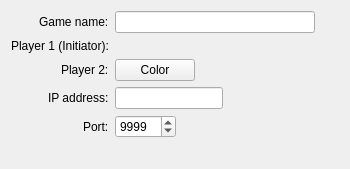
<?xml version="1.0" encoding="UTF-8"?>
<ui version="4.0">
 <class>NetworkGameView</class>
 <widget class="QWidget" name="NetworkGameView">
  <property name="geometry">
   <rect>
    <x>0</x>
    <y>0</y>
    <width>350</width>
    <height>169</height>
   </rect>
  </property>
  <property name="windowTitle">
   <string>Form</string>
  </property>
  <layout class="QGridLayout" name="gridLayout">
   <item row="0" column="0">
    <layout class="QFormLayout" name="formLayout">
     <property name="fieldGrowthPolicy">
      <enum>QFormLayout::FieldsStayAtSizeHint</enum>
     </property>
     <property name="labelAlignment">
      <set>Qt::AlignRight|Qt::AlignTrailing|Qt::AlignVCenter</set>
     </property>
     <property name="horizontalSpacing">
      <number>6</number>
     </property>
     <item row="0" column="0">
      <widget class="QLabel" name="gameNameLabel">
       <property name="text">
        <string>Game name:</string>
       </property>
      </widget>
     </item>
     <item row="0" column="1">
      <widget class="QLineEdit" name="gameNameLineEdit">
       <property name="sizePolicy">
        <sizepolicy hsizetype="Expanding" vsizetype="Fixed">
         <horstretch>0</horstretch>
         <verstretch>0</verstretch>
        </sizepolicy>
       </property>
       <property name="minimumSize">
        <size>
         <width>200</width>
         <height>0</height>
        </size>
       </property>
      </widget>
     </item>
     <item row="1" column="0">
      <widget class="QLabel" name="player1Label">
       <property name="text">
        <string>Player 1 (Initiator):</string>
       </property>
      </widget>
     </item>
     <item row="1" column="1">
      <widget class="PlayerConfView" name="player1Conf" native="true"/>
     </item>
     <item row="2" column="0">
      <widget class="QLabel" name="player2Label">
       <property name="text">
        <string>Player 2:</string>
       </property>
      </widget>
     </item>
     <item row="2" column="1">
      <widget class="ColorButton" name="player2ColorButton">
       <property name="text">
        <string>Color</string>
       </property>
      </widget>
     </item>
     <item row="3" column="0">
      <widget class="QLabel" name="ipAddressLabel">
       <property name="text">
        <string>IP address:</string>
       </property>
      </widget>
     </item>
     <item row="3" column="1">
      <widget class="QLineEdit" name="ipAddressLineEdit"/>
     </item>
     <item row="4" column="0">
      <widget class="QLabel" name="portLabel">
       <property name="text">
        <string>Port:</string>
       </property>
       <property name="alignment">
        <set>Qt::AlignLeading|Qt::AlignLeft|Qt::AlignVCenter</set>
       </property>
      </widget>
     </item>
     <item row="4" column="1">
      <widget class="QSpinBox" name="portSpinButton">
       <property name="minimum">
        <number>1025</number>
       </property>
       <property name="maximum">
        <number>65535</number>
       </property>
       <property name="value">
        <number>9999</number>
       </property>
      </widget>
     </item>
    </layout>
   </item>
  </layout>
 </widget>
 <customwidgets>
  <customwidget>
   <class>PlayerConfView</class>
   <extends>QWidget</extends>
   <header>playerconfview.h</header>
   <container>1</container>
  </customwidget>
  <customwidget>
   <class>ColorButton</class>
   <extends>QPushButton</extends>
   <header>colorbutton.h</header>
  </customwidget>
 </customwidgets>
 <resources/>
 <connections>
  <connection>
   <sender>portSpinButton</sender>
   <signal>valueChanged(int)</signal>
   <receiver>NetworkGameView</receiver>
   <slot>portChanged(int)</slot>
   <hints>
    <hint type="sourcelabel">
     <x>165</x>
     <y>145</y>
    </hint>
    <hint type="destinationlabel">
     <x>68</x>
     <y>168</y>
    </hint>
   </hints>
  </connection>
  <connection>
   <sender>ipAddressLineEdit</sender>
   <signal>textEdited(QString)</signal>
   <receiver>NetworkGameView</receiver>
   <slot>ipAddressEdited(QString)</slot>
   <hints>
    <hint type="sourcelabel">
     <x>252</x>
     <y>118</y>
    </hint>
    <hint type="destinationlabel">
     <x>203</x>
     <y>168</y>
    </hint>
   </hints>
  </connection>
 </connections>
 <slots>
  <slot>portChanged(int)</slot>
  <slot>ipAddressEdited(QString)</slot>
 </slots>
</ui>
